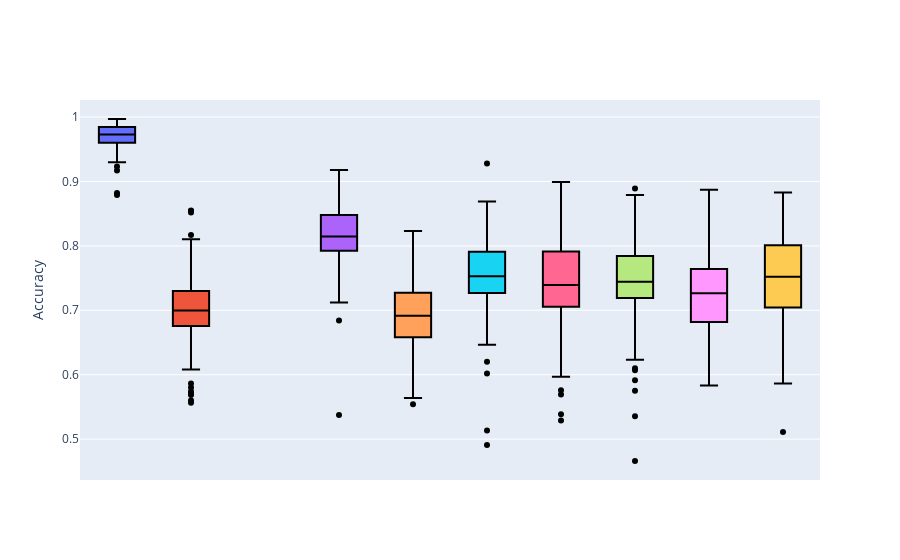

The notebook cell this image was saved under:
### Markdown cell above
#### Violin Plots

### Code cell
#violin plots for model performamces
ma_i=copy.deepcopy(ma)

ma_i=ma_i.rename(columns={'CGAN_BASIC_DJ_SUPERVISED_CLASSIFIER':'CGAN_BASIC_SUPERVISED_CLASSIFIER',
                        'CGAN_GUMBEL_DJ_SUPERVISED_CLASSIFIER':'CGAN_GUMBEL_SUPERVISED_CLASSIFIER'})

model_names_d3 = ['FULLY_SUPERVISED_CLASSIFIER',
               'CGAN_BASIC_SUPERVISED_CLASSIFIER',
                'CGAN_GUMBEL_SUPERVISED_CLASSIFIER',  
               'VAT',
               'TRIPLE_GAN',
               'SSL_GAN',
               'SSL_VAE',
               'ENTROPY_MINIMISATION',
                'LABEL_PROPAGATION',
               'PARTIAL_SUPERVISED_CLASSIFIER']


ma_i=ma_i[model_names]
ma_i=ma_i.astype(float)

fig = go.Figure()
for m in model_names:
    fig.add_trace(go.Box(x=[m]*ma_i.shape[0],
                            y=ma_i[m],
                            name=m,
                        fillcolor=colours_dict[m],
                        marker_color="black"))


#fig.add_layout_image(dict(
#    source='causal_graphs/cg2.png',
#    x=0.7,
#    y=1,
#    )
#)

#ig.update_xaxes(title_text='Time')
fig.update_yaxes(title_text='Accuracy')
fig.update_xaxes(showticklabels=False)

fig.update_layout(showlegend=False)



#fig.update_layout(legend=dict(font=dict(size= 20)))#

#fig.update_layout(legend= {'itemsizing': 'constant'})#,marker={'size':100}))

#fig.update_layout(
#    width=5000,
#    height=2500)

fig.write_image("/media/krillman/240GB_DATA/codes2/SSL_GCM/collating_results/images/test_acc_g3_10000.png")

#fig = go.Figure(data=data, layout=layout)

fig.show()

### Figure 1 — Plotly figure (JSON) as saved in the notebook; plotly's stock layout.template omitted (floating-point values rounded to 4 significant figures)
{"data": [{"fillcolor": "#636EFA", "marker": {"color": "black"}, "name": "FULLY_SUPERVISED_CLASSIFIER", "type": "box", "x": ["FULLY_SUPERVISED_CLASSIFIER", "FULLY_SUPERVISED_CLASSIFIER", "FULLY_SUPERVISED_CLASSIFIER", "FULLY_SUPERVISED_CLASSIFIER", "FULLY_SUPERVISED_CLASSIFIER", "FULLY_SUPERVISED_CLASSIFIER", "FULLY_SUPERVISED_CLASSIFIER", "FULLY_SUPERVISED_CLASSIFIER", "FULLY_SUPERVISED_CLASSIFIER", "FULLY_SUPERVISED_CLASSIFIER", "FULLY_SUPERVISED_CLASSIFIER", "FULLY_SUPERVISED_CLASSIFIER", "FULLY_SUPERVISED_CLASSIFIER", "FULLY_SUPERVISED_CLASSIFIER", "FULLY_SUPERVISED_CLASSIFIER", "FULLY_SUPERVISED_CLASSIFIER", "FULLY_SUPERVISED_CLASSIFIER", "FULLY_SUPERVISED_CLASSIFIER", "FULLY_SUPERVISED_CLASSIFIER", "FULLY_SUPERVISED_CLASSIFIER", "FULLY_SUPERVISED_CLASSIFIER", "FULLY_SUPERVISED_CLASSIFIER", "FULLY_SUPERVISED_CLASSIFIER", "FULLY_SUPERVISED_CLASSIFIER", "FULLY_SUPERVISED_CLASSIFIER", "FULLY_SUPERVISED_CLASSIFIER", "FULLY_SUPERVISED_CLASSIFIER", "FULLY_SUPERVISED_CLASSIFIER", "FULLY_SUPERVISED_CLASSIFIER", "FULLY_SUPERVISED_CLASSIFIER", "FULLY_SUPERVISED_CLASSIFIER", "FULLY_SUPERVISED_CLASSIFIER", "FULLY_SUPERVISED_CLASSIFIER", "FULLY_SUPERVISED_CLASSIFIER", "FULLY_SUPERVISED_CLASSIFIER", "FULLY_SUPERVISED_CLASSIFIER", "FULLY_SUPERVISED_CLASSIFIER", "FULLY_SUPERVISED_CLASSIFIER", "FULLY_SUPERVISED_CLASSIFIER", "FULLY_SUPERVISED_CLASSIFIER", "FULLY_SUPERVISED_CLASSIFIER", "FULLY_SUPERVISED_CLASSIFIER", "FULLY_SUPERVISED_CLASSIFIER", "FULLY_SUPERVISED_CLASSIFIER", "FULLY_SUPERVISED_CLASSIFIER", "FULLY_SUPERVISED_CLASSIFIER", "FULLY_SUPERVISED_CLASSIFIER", "FULLY_SUPERVISED_CLASSIFIER", "FULLY_SUPERVISED_CLASSIFIER", "FULLY_SUPERVISED_CLASSIFIER", "FULLY_SUPERVISED_CLASSIFIER", "FULLY_SUPERVISED_CLASSIFIER", "FULLY_SUPERVISED_CLASSIFIER", "FULLY_SUPERVISED_CLASSIFIER", "FULLY_SUPERVISED_CLASSIFIER", "FULLY_SUPERVISED_CLASSIFIER", "FULLY_SUPERVISED_CLASSIFIER", "FULLY_SUPERVISED_CLASSIFIER", "FULLY_SUPERVISED_CLASSIFIER", "FULLY_SUPERVISED_CLASSIFIER", "FULLY_SUPERVISED_CLASSIFIER", "FULLY_SUPERVISED_CLASSIFIER", "FULLY_SUPERVISED_CLASSIFIER", "FULLY_SUPERVISED_CLASSIFIER", "FULLY_SUPERVISED_CLASSIFIER", "FULLY_SUPERVISED_CLASSIFIER", "FULLY_SUPERVISED_CLASSIFIER", "FULLY_SUPERVISED_CLASSIFIER", "FULLY_SUPERVISED_CLASSIFIER", "FULLY_SUPERVISED_CLASSIFIER", "FULLY_SUPERVISED_CLASSIFIER", "FULLY_SUPERVISED_CLASSIFIER", "FULLY_SUPERVISED_CLASSIFIER", "FULLY_SUPERVISED_CLASSIFIER", "FULLY_SUPERVISED_CLASSIFIER", "FULLY_SUPERVISED_CLASSIFIER", "FULLY_SUPERVISED_CLASSIFIER", "FULLY_SUPERVISED_CLASSIFIER", "FULLY_SUPERVISED_CLASSIFIER", "FULLY_SUPERVISED_CLASSIFIER", "FULLY_SUPERVISED_CLASSIFIER", "FULLY_SUPERVISED_CLASSIFIER", "FULLY_SUPERVISED_CLASSIFIER", "FULLY_SUPERVISED_CLASSIFIER", "FULLY_SUPERVISED_CLASSIFIER", "FULLY_SUPERVISED_CLASSIFIER", "FULLY_SUPERVISED_CLASSIFIER", "FULLY_SUPERVISED_CLASSIFIER", "FULLY_SUPERVISED_CLASSIFIER", "FULLY_SUPERVISED_CLASSIFIER", "FULLY_SUPERVISED_CLASSIFIER", "FULLY_SUPERVISED_CLASSIFIER", "FULLY_SUPERVISED_CLASSIFIER", "FULLY_SUPERVISED_CLASSIFIER", "FULLY_SUPERVISED_CLASSIFIER", "FULLY_SUPERVISED_CLASSIFIER", "FULLY_SUPERVISED_CLASSIFIER", "FULLY_SUPERVISED_CLASSIFIER", "FULLY_SUPERVISED_CLASSIFIER", "FULLY_SUPERVISED_CLASSIFIER"], "y": [0.943, 0.977, 0.93, 0.991, 0.9351, 0.973, 0.985, 0.9381, 0.984, 0.981, 0.969, 0.972, 0.985, 0.958, 0.973, 0.996, 0.935, 0.8821, 0.993, 0.969, 0.993, 0.946, 0.9451, 0.975, 0.959, 0.997, 0.97, 0.967, 0.975, 0.994, 0.966, 0.972, 0.966, 0.99, 0.962, 0.991, 0.994, 0.956, 0.966, 0.9561, 0.992, 0.98, 0.992, 0.968, 0.98, 0.983, 0.98, 0.967, 0.956, 0.99, 0.973, 0.959, 0.966, 0.982, 0.99, 0.985, 0.985, 0.958, 0.917, 0.975, 0.973, 0.963, 0.939, 0.979, 0.973, 0.976, 0.987, 0.984, 0.941, 0.9471, 0.979, 0.976, 0.978, 0.961, 0.879, 0.987, 0.982, 0.967, 0.983, 0.983, 0.996, 0.965, 0.988, 0.975, 0.987, 0.993, 0.95, 0.974, 0.943, 0.967, 0.9231, 0.944, 0.991, 0.965, 0.955, 0.97, 0.985, 0.967, 0.961, 0.971]}, {"fillcolor": "#EF553B", "marker": {"color": "black"}, "name": "CGAN_BASIC_SUPERVISED_CLASSIFIER", "type": "box", "x": ["CGAN_BASIC_SUPERVISED_CLASSIFIER", "CGAN_BASIC_SUPERVISED_CLASSIFIER", "CGAN_BASIC_SUPERVISED_CLASSIFIER", "CGAN_BASIC_SUPERVISED_CLASSIFIER", "CGAN_BASIC_SUPERVISED_CLASSIFIER", "CGAN_BASIC_SUPERVISED_CLASSIFIER", "CGAN_BASIC_SUPERVISED_CLASSIFIER", "CGAN_BASIC_SUPERVISED_CLASSIFIER", "CGAN_BASIC_SUPERVISED_CLASSIFIER", "CGAN_BASIC_SUPERVISED_CLASSIFIER", "CGAN_BASIC_SUPERVISED_CLASSIFIER", "CGAN_BASIC_SUPERVISED_CLASSIFIER", "CGAN_BASIC_SUPERVISED_CLASSIFIER", "CGAN_BASIC_SUPERVISED_CLASSIFIER", "CGAN_BASIC_SUPERVISED_CLASSIFIER", "CGAN_BASIC_SUPERVISED_CLASSIFIER", "CGAN_BASIC_SUPERVISED_CLASSIFIER", "CGAN_BASIC_SUPERVISED_CLASSIFIER", "CGAN_BASIC_SUPERVISED_CLASSIFIER", "CGAN_BASIC_SUPERVISED_CLASSIFIER", "CGAN_BASIC_SUPERVISED_CLASSIFIER", "CGAN_BASIC_SUPERVISED_CLASSIFIER", "CGAN_BASIC_SUPERVISED_CLASSIFIER", "CGAN_BASIC_SUPERVISED_CLASSIFIER", "CGAN_BASIC_SUPERVISED_CLASSIFIER", "CGAN_BASIC_SUPERVISED_CLASSIFIER", "CGAN_BASIC_SUPERVISED_CLASSIFIER", "CGAN_BASIC_SUPERVISED_CLASSIFIER", "CGAN_BASIC_SUPERVISED_CLASSIFIER", "CGAN_BASIC_SUPERVISED_CLASSIFIER", "CGAN_BASIC_SUPERVISED_CLASSIFIER", "CGAN_BASIC_SUPERVISED_CLASSIFIER", "CGAN_BASIC_SUPERVISED_CLASSIFIER", "CGAN_BASIC_SUPERVISED_CLASSIFIER", "CGAN_BASIC_SUPERVISED_CLASSIFIER", "CGAN_BASIC_SUPERVISED_CLASSIFIER", "CGAN_BASIC_SUPERVISED_CLASSIFIER", "CGAN_BASIC_SUPERVISED_CLASSIFIER", "CGAN_BASIC_SUPERVISED_CLASSIFIER", "CGAN_BASIC_SUPERVISED_CLASSIFIER", "CGAN_BASIC_SUPERVISED_CLASSIFIER", "CGAN_BASIC_SUPERVISED_CLASSIFIER", "CGAN_BASIC_SUPERVISED_CLASSIFIER", "CGAN_BASIC_SUPERVISED_CLASSIFIER", "CGAN_BASIC_SUPERVISED_CLASSIFIER", "CGAN_BASIC_SUPERVISED_CLASSIFIER", "CGAN_BASIC_SUPERVISED_CLASSIFIER", "CGAN_BASIC_SUPERVISED_CLASSIFIER", "CGAN_BASIC_SUPERVISED_CLASSIFIER", "CGAN_BASIC_SUPERVISED_CLASSIFIER", "CGAN_BASIC_SUPERVISED_CLASSIFIER", "CGAN_BASIC_SUPERVISED_CLASSIFIER", "CGAN_BASIC_SUPERVISED_CLASSIFIER", "CGAN_BASIC_SUPERVISED_CLASSIFIER", "CGAN_BASIC_SUPERVISED_CLASSIFIER", "CGAN_BASIC_SUPERVISED_CLASSIFIER", "CGAN_BASIC_SUPERVISED_CLASSIFIER", "CGAN_BASIC_SUPERVISED_CLASSIFIER", "CGAN_BASIC_SUPERVISED_CLASSIFIER", "CGAN_BASIC_SUPERVISED_CLASSIFIER", "CGAN_BASIC_SUPERVISED_CLASSIFIER", "CGAN_BASIC_SUPERVISED_CLASSIFIER", "CGAN_BASIC_SUPERVISED_CLASSIFIER", "CGAN_BASIC_SUPERVISED_CLASSIFIER", "CGAN_BASIC_SUPERVISED_CLASSIFIER", "CGAN_BASIC_SUPERVISED_CLASSIFIER", "CGAN_BASIC_SUPERVISED_CLASSIFIER", "CGAN_BASIC_SUPERVISED_CLASSIFIER", "CGAN_BASIC_SUPERVISED_CLASSIFIER", "CGAN_BASIC_SUPERVISED_CLASSIFIER", "CGAN_BASIC_SUPERVISED_CLASSIFIER", "CGAN_BASIC_SUPERVISED_CLASSIFIER", "CGAN_BASIC_SUPERVISED_CLASSIFIER", "CGAN_BASIC_SUPERVISED_CLASSIFIER", "CGAN_BASIC_SUPERVISED_CLASSIFIER", "CGAN_BASIC_SUPERVISED_CLASSIFIER", "CGAN_BASIC_SUPERVISED_CLASSIFIER", "CGAN_BASIC_SUPERVISED_CLASSIFIER", "CGAN_BASIC_SUPERVISED_CLASSIFIER", "CGAN_BASIC_SUPERVISED_CLASSIFIER", "CGAN_BASIC_SUPERVISED_CLASSIFIER", "CGAN_BASIC_SUPERVISED_CLASSIFIER", "CGAN_BASIC_SUPERVISED_CLASSIFIER", "CGAN_BASIC_SUPERVISED_CLASSIFIER", "CGAN_BASIC_SUPERVISED_CLASSIFIER", "CGAN_BASIC_SUPERVISED_CLASSIFIER", "CGAN_BASIC_SUPERVISED_CLASSIFIER", "CGAN_BASIC_SUPERVISED_CLASSIFIER", "CGAN_BASIC_SUPERVISED_CLASSIFIER", "CGAN_BASIC_SUPERVISED_CLASSIFIER", "CGAN_BASIC_SUPERVISED_CLASSIFIER", "CGAN_BASIC_SUPERVISED_CLASSIFIER", "CGAN_BASIC_SUPERVISED_CLASSIFIER", "CGAN_BASIC_SUPERVISED_CLASSIFIER", "CGAN_BASIC_SUPERVISED_CLASSIFIER", "CGAN_BASIC_SUPERVISED_CLASSIFIER", "CGAN_BASIC_SUPERVISED_CLASSIFIER", "CGAN_BASIC_SUPERVISED_CLASSIFIER", "CGAN_BASIC_SUPERVISED_CLASSIFIER", "CGAN_BASIC_SUPERVISED_CLASSIFIER"], "y": [0.608, 0.7, 0.752, 0.636, 0.6963, 0.736, 0.652, 0.8002, 0.7253, 0.724, 0.769, 0.719, 0.654, 0.7163, 0.572, 0.721, 0.852, 0.8102, 0.855, 0.5684, 0.764, 0.749, 0.5864, 0.667, 0.645, 0.677, 0.722, 0.7343, 0.682, 0.56, 0.649, 0.609, 0.807, 0.676, 0.669, 0.817, 0.759, 0.6454, 0.803, 0.7295, 0.734, 0.61, 0.678, 0.574, 0.7542, 0.765, 0.645, 0.675, 0.6933, 0.664, 0.688, 0.6923, 0.6164, 0.58, 0.756, 0.73, 0.854, 0.734, 0.767, 0.6284, 0.647, 0.708, 0.686, 0.784, 0.5564, 0.62, 0.727, 0.7602, 0.734, 0.6997, 0.6997, 0.6997, 0.6997, 0.6997, 0.6997, 0.6997, 0.6997, 0.6997, 0.6997, 0.6997, 0.6997, 0.6997, 0.6997, 0.6997, 0.6997, 0.6997, 0.6997, 0.6997, 0.6997, 0.6997, 0.6997, 0.6997, 0.6997, 0.6997, 0.6997, 0.6997, 0.6997, 0.6997, 0.6997, 0.6997]}, {"fillcolor": "#00CC96", "marker": {"color": "black"}, "name": "CGAN_GUMBEL_SUPERVISED_CLASSIFIER", "type": "box", "x": ["CGAN_GUMBEL_SUPERVISED_CLASSIFIER", "CGAN_GUMBEL_SUPERVISED_CLASSIFIER", "CGAN_GUMBEL_SUPERVISED_CLASSIFIER", "CGAN_GUMBEL_SUPERVISED_CLASSIFIER", "CGAN_GUMBEL_SUPERVISED_CLASSIFIER", "CGAN_GUMBEL_SUPERVISED_CLASSIFIER", "CGAN_GUMBEL_SUPERVISED_CLASSIFIER", "CGAN_GUMBEL_SUPERVISED_CLASSIFIER", "CGAN_GUMBEL_SUPERVISED_CLASSIFIER", "CGAN_GUMBEL_SUPERVISED_CLASSIFIER", "CGAN_GUMBEL_SUPERVISED_CLASSIFIER", "CGAN_GUMBEL_SUPERVISED_CLASSIFIER", "CGAN_GUMBEL_SUPERVISED_CLASSIFIER", "CGAN_GUMBEL_SUPERVISED_CLASSIFIER", "CGAN_GUMBEL_SUPERVISED_CLASSIFIER", "CGAN_GUMBEL_SUPERVISED_CLASSIFIER", "CGAN_GUMBEL_SUPERVISED_CLASSIFIER", "CGAN_GUMBEL_SUPERVISED_CLASSIFIER", "CGAN_GUMBEL_SUPERVISED_CLASSIFIER", "CGAN_GUMBEL_SUPERVISED_CLASSIFIER", "CGAN_GUMBEL_SUPERVISED_CLASSIFIER", "CGAN_GUMBEL_SUPERVISED_CLASSIFIER", "CGAN_GUMBEL_SUPERVISED_CLASSIFIER", "CGAN_GUMBEL_SUPERVISED_CLASSIFIER", "CGAN_GUMBEL_SUPERVISED_CLASSIFIER", "CGAN_GUMBEL_SUPERVISED_CLASSIFIER", "CGAN_GUMBEL_SUPERVISED_CLASSIFIER", "CGAN_GUMBEL_SUPERVISED_CLASSIFIER", "CGAN_GUMBEL_SUPERVISED_CLASSIFIER", "CGAN_GUMBEL_SUPERVISED_CLASSIFIER", "CGAN_GUMBEL_SUPERVISED_CLASSIFIER", "CGAN_GUMBEL_SUPERVISED_CLASSIFIER", "CGAN_GUMBEL_SUPERVISED_CLASSIFIER", "CGAN_GUMBEL_SUPERVISED_CLASSIFIER", "CGAN_GUMBEL_SUPERVISED_CLASSIFIER", "CGAN_GUMBEL_SUPERVISED_CLASSIFIER", "CGAN_GUMBEL_SUPERVISED_CLASSIFIER", "CGAN_GUMBEL_SUPERVISED_CLASSIFIER", "CGAN_GUMBEL_SUPERVISED_CLASSIFIER", "CGAN_GUMBEL_SUPERVISED_CLASSIFIER", "CGAN_GUMBEL_SUPERVISED_CLASSIFIER", "CGAN_GUMBEL_SUPERVISED_CLASSIFIER", "CGAN_GUMBEL_SUPERVISED_CLASSIFIER", "CGAN_GUMBEL_SUPERVISED_CLASSIFIER", "CGAN_GUMBEL_SUPERVISED_CLASSIFIER", "CGAN_GUMBEL_SUPERVISED_CLASSIFIER", "CGAN_GUMBEL_SUPERVISED_CLASSIFIER", "CGAN_GUMBEL_SUPERVISED_CLASSIFIER", "CGAN_GUMBEL_SUPERVISED_CLASSIFIER", "CGAN_GUMBEL_SUPERVISED_CLASSIFIER", "CGAN_GUMBEL_SUPERVISED_CLASSIFIER", "CGAN_GUMBEL_SUPERVISED_CLASSIFIER", "CGAN_GUMBEL_SUPERVISED_CLASSIFIER", "CGAN_GUMBEL_SUPERVISED_CLASSIFIER", "CGAN_GUMBEL_SUPERVISED_CLASSIFIER", "CGAN_GUMBEL_SUPERVISED_CLASSIFIER", "CGAN_GUMBEL_SUPERVISED_CLASSIFIER", "CGAN_GUMBEL_SUPERVISED_CLASSIFIER", "CGAN_GUMBEL_SUPERVISED_CLASSIFIER", "CGAN_GUMBEL_SUPERVISED_CLASSIFIER", "CGAN_GUMBEL_SUPERVISED_CLASSIFIER", "CGAN_GUMBEL_SUPERVISED_CLASSIFIER", "CGAN_GUMBEL_SUPERVISED_CLASSIFIER", "CGAN_GUMBEL_SUPERVISED_CLASSIFIER", "CGAN_GUMBEL_SUPERVISED_CLASSIFIER", "CGAN_GUMBEL_SUPERVISED_CLASSIFIER", "CGAN_GUMBEL_SUPERVISED_CLASSIFIER", "CGAN_GUMBEL_SUPERVISED_CLASSIFIER", "CGAN_GUMBEL_SUPERVISED_CLASSIFIER", "CGAN_GUMBEL_SUPERVISED_CLASSIFIER", "CGAN_GUMBEL_SUPERVISED_CLASSIFIER", "CGAN_GUMBEL_SUPERVISED_CLASSIFIER", "CGAN_GUMBEL_SUPERVISED_CLASSIFIER", "CGAN_GUMBEL_SUPERVISED_CLASSIFIER", "CGAN_GUMBEL_SUPERVISED_CLASSIFIER", "CGAN_GUMBEL_SUPERVISED_CLASSIFIER", "CGAN_GUMBEL_SUPERVISED_CLASSIFIER", "CGAN_GUMBEL_SUPERVISED_CLASSIFIER", "CGAN_GUMBEL_SUPERVISED_CLASSIFIER", "CGAN_GUMBEL_SUPERVISED_CLASSIFIER", "CGAN_GUMBEL_SUPERVISED_CLASSIFIER", "CGAN_GUMBEL_SUPERVISED_CLASSIFIER", "CGAN_GUMBEL_SUPERVISED_CLASSIFIER", "CGAN_GUMBEL_SUPERVISED_CLASSIFIER", "CGAN_GUMBEL_SUPERVISED_CLASSIFIER", "CGAN_GUMBEL_SUPERVISED_CLASSIFIER", "CGAN_GUMBEL_SUPERVISED_CLASSIFIER", "CGAN_GUMBEL_SUPERVISED_CLASSIFIER", "CGAN_GUMBEL_SUPERVISED_CLASSIFIER", "CGAN_GUMBEL_SUPERVISED_CLASSIFIER", "CGAN_GUMBEL_SUPERVISED_CLASSIFIER", "CGAN_GUMBEL_SUPERVISED_CLASSIFIER", "CGAN_GUMBEL_SUPERVISED_CLASSIFIER", "CGAN_GUMBEL_SUPERVISED_CLASSIFIER", "CGAN_GUMBEL_SUPERVISED_CLASSIFIER", "CGAN_GUMBEL_SUPERVISED_CLASSIFIER", "CGAN_GUMBEL_SUPERVISED_CLASSIFIER", "CGAN_GUMBEL_SUPERVISED_CLASSIFIER", "CGAN_GUMBEL_SUPERVISED_CLASSIFIER", "CGAN_GUMBEL_SUPERVISED_CLASSIFIER"], "y": [null, null, null, null, null, null, null, null, null, null, null, null, null, null, null, null, null, null, null, null, null, null, null, null, null, null, null, null, null, null, null, null, null, null, null, null, null, null, null, null, null, null, null, null, null, null, null, null, null, null, null, null, null, null, null, null, null, null, null, null, null, null, null, null, null, null, null, null, null, null, null, null, null, null, null, null, null, null, null, null, null, null, null, null, null, null, null, null, null, null, null, null, null, null, null, null, null, null, null, null]}, {"fillcolor": "#AB63FA", "marker": {"color": "black"}, "name": "VAT", "type": "box", "x": ["VAT", "VAT", "VAT", "VAT", "VAT", "VAT", "VAT", "VAT", "VAT", "VAT", "VAT", "VAT", "VAT", "VAT", "VAT", "VAT", "VAT", "VAT", "VAT", "VAT", "VAT", "VAT", "VAT", "VAT", "VAT", "VAT", "VAT", "VAT", "VAT", "VAT", "VAT", "VAT", "VAT", "VAT", "VAT", "VAT", "VAT", "VAT", "VAT", "VAT", "VAT", "VAT", "VAT", "VAT", "VAT", "VAT", "VAT", "VAT", "VAT", "VAT", "VAT", "VAT", "VAT", "VAT", "VAT", "VAT", "VAT", "VAT", "VAT", "VAT", "VAT", "VAT", "VAT", "VAT", "VAT", "VAT", "VAT", "VAT", "VAT", "VAT", "VAT", "VAT", "VAT", "VAT", "VAT", "VAT", "VAT", "VAT", "VAT", "VAT", "VAT", "VAT", "VAT", "VAT", "VAT", "VAT", "VAT", "VAT", "VAT", "VAT", "VAT", "VAT", "VAT", "VAT", "VAT", "VAT", "VAT", "VAT", "VAT", "VAT"], "y": [0.848, 0.791, 0.83, 0.796, 0.8482, 0.893, 0.816, 0.8631, 0.8182, 0.753, 0.831, 0.795, 0.843, 0.8292, 0.722, 0.864, 0.904, 0.7962, 0.861, 0.7962, 0.774, 0.795, 0.7143, 0.731, 0.843, 0.809, 0.806, 0.8142, 0.846, 0.878, 0.793, 0.889, 0.821, 0.83, 0.788, 0.896, 0.865, 0.7902, 0.874, 0.7874, 0.826, 0.785, 0.877, 0.721, 0.8591, 0.818, 0.765, 0.789, 0.7932, 0.732, 0.87, 0.8352, 0.7433, 0.809, 0.884, 0.805, 0.895, 0.877, 0.823, 0.6843, 0.834, 0.771, 0.792, 0.88, 0.5375, 0.873, 0.865, 0.8372, 0.816, 0.8501, 0.918, 0.782, 0.803, 0.712, 0.728, 0.787, 0.858, 0.8102, 0.864, 0.782, 0.8422, 0.736, 0.901, 0.8146, 0.8146, 0.8146, 0.8146, 0.8146, 0.8146, 0.8146, 0.8146, 0.8146, 0.8146, 0.8146, 0.8146, 0.8146, 0.8146, 0.8146, 0.8146, 0.8146]}, {"fillcolor": "#FFA15A", "marker": {"color": "black"}, "name": "TRIPLE_GAN", "type": "box", "x": ["TRIPLE_GAN", "TRIPLE_GAN", "TRIPLE_GAN", "TRIPLE_GAN", "TRIPLE_GAN", "TRIPLE_GAN", "TRIPLE_GAN", "TRIPLE_GAN", "TRIPLE_GAN", "TRIPLE_GAN", "TRIPLE_GAN", "TRIPLE_GAN", "TRIPLE_GAN", "TRIPLE_GAN", "TRIPLE_GAN", "TRIPLE_GAN", "TRIPLE_GAN", "TRIPLE_GAN", "TRIPLE_GAN", "TRIPLE_GAN", "TRIPLE_GAN", "TRIPLE_GAN", "TRIPLE_GAN", "TRIPLE_GAN", "TRIPLE_GAN", "TRIPLE_GAN", "TRIPLE_GAN", "TRIPLE_GAN", "TRIPLE_GAN", "TRIPLE_GAN", "TRIPLE_GAN", "TRIPLE_GAN", "TRIPLE_GAN", "TRIPLE_GAN", "TRIPLE_GAN", "TRIPLE_GAN", "TRIPLE_GAN", "TRIPLE_GAN", "TRIPLE_GAN", "TRIPLE_GAN", "TRIPLE_GAN", "TRIPLE_GAN", "TRIPLE_GAN", "TRIPLE_GAN", "TRIPLE_GAN", "TRIPLE_GAN", "TRIPLE_GAN", "TRIPLE_GAN", "TRIPLE_GAN", "TRIPLE_GAN", "TRIPLE_GAN", "TRIPLE_GAN", "TRIPLE_GAN", "TRIPLE_GAN", "TRIPLE_GAN", "TRIPLE_GAN", "TRIPLE_GAN", "TRIPLE_GAN", "TRIPLE_GAN", "TRIPLE_GAN", "TRIPLE_GAN", "TRIPLE_GAN", "TRIPLE_GAN", "TRIPLE_GAN", "TRIPLE_GAN", "TRIPLE_GAN", "TRIPLE_GAN", "TRIPLE_GAN", "TRIPLE_GAN", "TRIPLE_GAN", "TRIPLE_GAN", "TRIPLE_GAN", "TRIPLE_GAN", "TRIPLE_GAN", "TRIPLE_GAN", "TRIPLE_GAN", "TRIPLE_GAN", "TRIPLE_GAN", "TRIPLE_GAN", "TRIPLE_GAN", "TRIPLE_GAN", "TRIPLE_GAN", "TRIPLE_GAN", "TRIPLE_GAN", "TRIPLE_GAN", "TRIPLE_GAN", "TRIPLE_GAN", "TRIPLE_GAN", "TRIPLE_GAN", "TRIPLE_GAN", "TRIPLE_GAN", "TRIPLE_GAN", "TRIPLE_GAN", "TRIPLE_GAN", "TRIPLE_GAN", "TRIPLE_GAN", "TRIPLE_GAN", "TRIPLE_GAN", "TRIPLE_GAN", "TRIPLE_GAN"], "y": [0.704, 0.623, 0.668, 0.796, 0.7053, 0.786, 0.633, 0.5984, 0.7722, 0.696, 0.796, 0.693, 0.705, 0.6224, 0.635, 0.73, 0.756, 0.7622, 0.722, 0.6494, 0.626, 0.66, 0.5844, 0.688, 0.585, 0.727, 0.684, 0.6883, 0.664, 0.737, 0.676, 0.59, 0.764, 0.744, 0.694, 0.8, 0.77, 0.6563, 0.771, 0.6427, 0.736, 0.727, 0.695, 0.564, 0.7283, 0.715, 0.648, 0.631, 0.7243, 0.676, 0.769, 0.8232, 0.6853, 0.637, 0.679, 0.688, 0.623, 0.6, 0.583, 0.6923, 0.632, 0.6, 0.717, 0.712, 0.5874, 0.782, 0.654, 0.6743, 0.554, 0.7273, 0.707, 0.778, 0.739, 0.652, 0.743, 0.745, 0.73, 0.6803, 0.676, 0.716, 0.7403, 0.691, 0.721, 0.6914, 0.6914, 0.6914, 0.6914, 0.6914, 0.6914, 0.6914, 0.6914, 0.6914, 0.6914, 0.6914, 0.6914, 0.6914, 0.6914, 0.6914, 0.6914, 0.6914]}, {"fillcolor": "#19D3F3", "marker": {"color": "black"}, "name": "SSL_GAN", "type": "box", "x": ["SSL_GAN", "SSL_GAN", "SSL_GAN", "SSL_GAN", "SSL_GAN", "SSL_GAN", "SSL_GAN", "SSL_GAN", "SSL_GAN", "SSL_GAN", "SSL_GAN", "SSL_GAN", "SSL_GAN", "SSL_GAN", "SSL_GAN", "SSL_GAN", "SSL_GAN", "SSL_GAN", "SSL_GAN", "SSL_GAN", "SSL_GAN", "SSL_GAN", "SSL_GAN", "SSL_GAN", "SSL_GAN", "SSL_GAN", "SSL_GAN", "SSL_GAN", "SSL_GAN", "SSL_GAN", "SSL_GAN", "SSL_GAN", "SSL_GAN", "SSL_GAN", "SSL_GAN", "SSL_GAN", "SSL_GAN", "SSL_GAN", "SSL_GAN", "SSL_GAN", "SSL_GAN", "SSL_GAN", "SSL_GAN", "SSL_GAN", "SSL_GAN", "SSL_GAN", "SSL_GAN", "SSL_GAN", "SSL_GAN", "SSL_GAN", "SSL_GAN", "SSL_GAN", "SSL_GAN", "SSL_GAN", "SSL_GAN", "SSL_GAN", "SSL_GAN", "SSL_GAN", "SSL_GAN", "SSL_GAN", "SSL_GAN", "SSL_GAN", "SSL_GAN", "SSL_GAN", "SSL_GAN", "SSL_GAN", "SSL_GAN", "SSL_GAN", "SSL_GAN", "SSL_GAN", "SSL_GAN", "SSL_GAN", "SSL_GAN", "SSL_GAN", "SSL_GAN", "SSL_GAN", "SSL_GAN", "SSL_GAN", "SSL_GAN", "SSL_GAN", "SSL_GAN", "SSL_GAN", "SSL_GAN", "SSL_GAN", "SSL_GAN", "SSL_GAN", "SSL_GAN", "SSL_GAN", "SSL_GAN", "SSL_GAN", "SSL_GAN", "SSL_GAN", "SSL_GAN", "SSL_GAN", "SSL_GAN", "SSL_GAN", "SSL_GAN", "SSL_GAN", "SSL_GAN", "SSL_GAN"], "y": [0.759, 0.68, 0.755, 0.722, 0.7582, 0.799, 0.656, 0.6543, 0.8422, 0.726, 0.823, 0.831, 0.814, 0.8501, 0.491, 0.764, 0.795, 0.8362, 0.839, 0.6923, 0.707, 0.758, 0.6613, 0.753, 0.62, 0.811, 0.77, 0.7502, 0.765, 0.856, 0.692, 0.66, 0.795, 0.711, 0.739, 0.858, 0.763, 0.6993, 0.839, 0.7216, 0.811, 0.729, 0.764, 0.602, 0.7453, 0.735, 0.768, 0.672, 0.7602, 0.678, 0.742, 0.7423, 0.6464, 0.773, 0.75, 0.732, 0.928, 0.788, 0.815, 0.6633, 0.68, 0.759, 0.727, 0.801, 0.5135, 0.869, 0.703, 0.8591, 0.836, 0.7463, 0.827, 0.78, 0.767, 0.727, 0.793, 0.746, 0.76, 0.7403, 0.789, 0.764, 0.8422, 0.724, 0.856, 0.7527, 0.7527, 0.7527, 0.7527, 0.7527, 0.7527, 0.7527, 0.7527, 0.7527, 0.7527, 0.7527, 0.7527, 0.7527, 0.7527, 0.7527, 0.7527, 0.7527]}, {"fillcolor": "#FF6692", "marker": {"color": "black"}, "name": "SSL_VAE", "type": "box", "x": ["SSL_VAE", "SSL_VAE", "SSL_VAE", "SSL_VAE", "SSL_VAE", "SSL_VAE", "SSL_VAE", "SSL_VAE", "SSL_VAE", "SSL_VAE", "SSL_VAE", "SSL_VAE", "SSL_VAE", "SSL_VAE", "SSL_VAE", "SSL_VAE", "SSL_VAE", "SSL_VAE", "SSL_VAE", "SSL_VAE", "SSL_VAE", "SSL_VAE", "SSL_VAE", "SSL_VAE", "SSL_VAE", "SSL_VAE", "SSL_VAE", "SSL_VAE", "SSL_VAE", "SSL_VAE", "SSL_VAE", "SSL_VAE", "SSL_VAE", "SSL_VAE", "SSL_VAE", "SSL_VAE", "SSL_VAE", "SSL_VAE", "SSL_VAE", "SSL_VAE", "SSL_VAE", "SSL_VAE", "SSL_VAE", "SSL_VAE", "SSL_VAE", "SSL_VAE", "SSL_VAE", "SSL_VAE", "SSL_VAE", "SSL_VAE", "SSL_VAE", "SSL_VAE", "SSL_VAE", "SSL_VAE", "SSL_VAE", "SSL_VAE", "SSL_VAE", "SSL_VAE", "SSL_VAE", "SSL_VAE", "SSL_VAE", "SSL_VAE", "SSL_VAE", "SSL_VAE", "SSL_VAE", "SSL_VAE", "SSL_VAE", "SSL_VAE", "SSL_VAE", "SSL_VAE", "SSL_VAE", "SSL_VAE", "SSL_VAE", "SSL_VAE", "SSL_VAE", "SSL_VAE", "SSL_VAE", "SSL_VAE", "SSL_VAE", "SSL_VAE", "SSL_VAE", "SSL_VAE", "SSL_VAE", "SSL_VAE", "SSL_VAE", "SSL_VAE", "SSL_VAE", "SSL_VAE", "SSL_VAE", "SSL_VAE", "SSL_VAE", "SSL_VAE", "SSL_VAE", "SSL_VAE", "SSL_VAE", "SSL_VAE", "SSL_VAE", "SSL_VAE", "SSL_VAE", "SSL_VAE"], "y": [0.721, 0.708, 0.834, 0.747, 0.7542, 0.624, 0.646, 0.7712, 0.8482, 0.74, 0.757, 0.836, 0.738, 0.7872, 0.529, 0.77, 0.804, 0.7562, 0.841, 0.7582, 0.715, 0.741, 0.6583, 0.597, 0.657, 0.8, 0.653, 0.7313, 0.735, 0.795, 0.731, 0.742, 0.859, 0.648, 0.732, 0.899, 0.576, 0.7193, 0.891, 0.7415, 0.795, 0.699, 0.818, 0.703, 0.6863, 0.766, 0.779, 0.683, 0.7423, 0.65, 0.73, 0.5984, 0.5385, 0.809, 0.664, 0.83, 0.781, 0.798, 0.833, 0.6204, 0.658, 0.699, 0.694, 0.801, 0.5694, 0.812, 0.761, 0.8611, 0.83, 0.7103, 0.819, 0.785, 0.808, 0.714, 0.701, 0.661, 0.726, 0.8192, 0.834, 0.712, 0.7702, 0.68, 0.813, 0.7392, 0.7392, 0.7392, 0.7392, 0.7392, 0.7392, 0.7392, 0.7392, 0.7392, 0.7392, 0.7392, 0.7392, 0.7392, 0.7392, 0.7392, 0.7392, 0.7392]}, {"fillcolor": "#B6E880", "marker": {"color": "black"}, "name": "ENTROPY_MINIMISATION", "type": "box", "x": ["ENTROPY_MINIMISATION", "ENTROPY_MINIMISATION", "ENTROPY_MINIMISATION", "ENTROPY_MINIMISATION", "ENTROPY_MINIMISATION", "ENTROPY_MINIMISATION", "ENTROPY_MINIMISATION", "ENTROPY_MINIMISATION", "ENTROPY_MINIMISATION", "ENTROPY_MINIMISATION", "ENTROPY_MINIMISATION", "ENTROPY_MINIMISATION", "ENTROPY_MINIMISATION", "ENTROPY_MINIMISATION", "ENTROPY_MINIMISATION", "ENTROPY_MINIMISATION", "ENTROPY_MINIMISATION", "ENTROPY_MINIMISATION", "ENTROPY_MINIMISATION", "ENTROPY_MINIMISATION", "ENTROPY_MINIMISATION", "ENTROPY_MINIMISATION", "ENTROPY_MINIMISATION", "ENTROPY_MINIMISATION", "ENTROPY_MINIMISATION", "ENTROPY_MINIMISATION", "ENTROPY_MINIMISATION", "ENTROPY_MINIMISATION", "ENTROPY_MINIMISATION", "ENTROPY_MINIMISATION", "ENTROPY_MINIMISATION", "ENTROPY_MINIMISATION", "ENTROPY_MINIMISATION", "ENTROPY_MINIMISATION", "ENTROPY_MINIMISATION", "ENTROPY_MINIMISATION", "ENTROPY_MINIMISATION", "ENTROPY_MINIMISATION", "ENTROPY_MINIMISATION", "ENTROPY_MINIMISATION", "ENTROPY_MINIMISATION", "ENTROPY_MINIMISATION", "ENTROPY_MINIMISATION", "ENTROPY_MINIMISATION", "ENTROPY_MINIMISATION", "ENTROPY_MINIMISATION", "ENTROPY_MINIMISATION", "ENTROPY_MINIMISATION", "ENTROPY_MINIMISATION", "ENTROPY_MINIMISATION", "ENTROPY_MINIMISATION", "ENTROPY_MINIMISATION", "ENTROPY_MINIMISATION", "ENTROPY_MINIMISATION", "ENTROPY_MINIMISATION", "ENTROPY_MINIMISATION", "ENTROPY_MINIMISATION", "ENTROPY_MINIMISATION", "ENTROPY_MINIMISATION", "ENTROPY_MINIMISATION", "ENTROPY_MINIMISATION", "ENTROPY_MINIMISATION", "ENTROPY_MINIMISATION", "ENTROPY_MINIMISATION", "ENTROPY_MINIMISATION", "ENTROPY_MINIMISATION", "ENTROPY_MINIMISATION", "ENTROPY_MINIMISATION", "ENTROPY_MINIMISATION", "ENTROPY_MINIMISATION", "ENTROPY_MINIMISATION", "ENTROPY_MINIMISATION", "ENTROPY_MINIMISATION", "ENTROPY_MINIMISATION", "ENTROPY_MINIMISATION", "ENTROPY_MINIMISATION", "ENTROPY_MINIMISATION", "ENTROPY_MINIMISATION", "ENTROPY_MINIMISATION", "ENTROPY_MINIMISATION", "ENTROPY_MINIMISATION", "ENTROPY_MINIMISATION", "ENTROPY_MINIMISATION", "ENTROPY_MINIMISATION", "ENTROPY_MINIMISATION", "ENTROPY_MINIMISATION", "ENTROPY_MINIMISATION", "ENTROPY_MINIMISATION", "ENTROPY_MINIMISATION", "ENTROPY_MINIMISATION", "ENTROPY_MINIMISATION", "ENTROPY_MINIMISATION", "ENTROPY_MINIMISATION", "ENTROPY_MINIMISATION", "ENTROPY_MINIMISATION", "ENTROPY_MINIMISATION", "ENTROPY_MINIMISATION", "ENTROPY_MINIMISATION", "ENTROPY_MINIMISATION", "ENTROPY_MINIMISATION"], "y": [0.71, 0.739, 0.761, 0.763, 0.7113, 0.788, 0.607, 0.7752, 0.7532, 0.74, 0.799, 0.846, 0.744, 0.7832, 0.466, 0.758, 0.845, 0.7842, 0.876, 0.6883, 0.686, 0.766, 0.5914, 0.74, 0.61, 0.805, 0.78, 0.7293, 0.81, 0.819, 0.642, 0.575, 0.833, 0.694, 0.692, 0.828, 0.8, 0.6713, 0.889, 0.6986, 0.735, 0.708, 0.782, 0.671, 0.7912, 0.766, 0.733, 0.677, 0.7423, 0.715, 0.721, 0.7842, 0.6234, 0.719, 0.719, 0.776, 0.86, 0.727, 0.822, 0.6573, 0.801, 0.769, 0.726, 0.879, 0.5355, 0.712, 0.747, 0.7552, 0.751, 0.7433, 0.798, 0.796, 0.818, 0.736, 0.798, 0.799, 0.755, 0.7103, 0.811, 0.745, 0.7602, 0.692, 0.823, 0.7444, 0.7444, 0.7444, 0.7444, 0.7444, 0.7444, 0.7444, 0.7444, 0.7444, 0.7444, 0.7444, 0.7444, 0.7444, 0.7444, 0.7444, 0.7444, 0.7444]}, {"fillcolor": "#FF97FF", "marker": {"color": "black"}, "name": "LABEL_PROPAGATION", "type": "box", "x": ["LABEL_PROPAGATION", "LABEL_PROPAGATION", "LABEL_PROPAGATION", "LABEL_PROPAGATION", "LABEL_PROPAGATION", "LABEL_PROPAGATION", "LABEL_PROPAGATION", "LABEL_PROPAGATION", "LABEL_PROPAGATION", "LABEL_PROPAGATION", "LABEL_PROPAGATION", "LABEL_PROPAGATION", "LABEL_PROPAGATION", "LABEL_PROPAGATION", "LABEL_PROPAGATION", "LABEL_PROPAGATION", "LABEL_PROPAGATION", "LABEL_PROPAGATION", "LABEL_PROPAGATION", "LABEL_PROPAGATION", "LABEL_PROPAGATION", "LABEL_PROPAGATION", "LABEL_PROPAGATION", "LABEL_PROPAGATION", "LABEL_PROPAGATION", "LABEL_PROPAGATION", "LABEL_PROPAGATION", "LABEL_PROPAGATION", "LABEL_PROPAGATION", "LABEL_PROPAGATION", "LABEL_PROPAGATION", "LABEL_PROPAGATION", "LABEL_PROPAGATION", "LABEL_PROPAGATION", "LABEL_PROPAGATION", "LABEL_PROPAGATION", "LABEL_PROPAGATION", "LABEL_PROPAGATION", "LABEL_PROPAGATION", "LABEL_PROPAGATION", "LABEL_PROPAGATION", "LABEL_PROPAGATION", "LABEL_PROPAGATION", "LABEL_PROPAGATION", "LABEL_PROPAGATION", "LABEL_PROPAGATION", "LABEL_PROPAGATION", "LABEL_PROPAGATION", "LABEL_PROPAGATION", "LABEL_PROPAGATION", "LABEL_PROPAGATION", "LABEL_PROPAGATION", "LABEL_PROPAGATION", "LABEL_PROPAGATION", "LABEL_PROPAGATION", "LABEL_PROPAGATION", "LABEL_PROPAGATION", "LABEL_PROPAGATION", "LABEL_PROPAGATION", "LABEL_PROPAGATION", "LABEL_PROPAGATION", "LABEL_PROPAGATION", "LABEL_PROPAGATION", "LABEL_PROPAGATION", "LABEL_PROPAGATION", "LABEL_PROPAGATION", "LABEL_PROPAGATION", "LABEL_PROPAGATION", "LABEL_PROPAGATION", "LABEL_PROPAGATION", "LABEL_PROPAGATION", "LABEL_PROPAGATION", "LABEL_PROPAGATION", "LABEL_PROPAGATION", "LABEL_PROPAGATION", "LABEL_PROPAGATION", "LABEL_PROPAGATION", "LABEL_PROPAGATION", "LABEL_PROPAGATION", "LABEL_PROPAGATION", "LABEL_PROPAGATION", "LABEL_PROPAGATION", "LABEL_PROPAGATION", "LABEL_PROPAGATION", "LABEL_PROPAGATION", "LABEL_PROPAGATION", "LABEL_PROPAGATION", "LABEL_PROPAGATION", "LABEL_PROPAGATION", "LABEL_PROPAGATION", "LABEL_PROPAGATION", "LABEL_PROPAGATION", "LABEL_PROPAGATION", "LABEL_PROPAGATION", "LABEL_PROPAGATION", "LABEL_PROPAGATION", "LABEL_PROPAGATION", "LABEL_PROPAGATION", "LABEL_PROPAGATION", "LABEL_PROPAGATION"], "y": [0.592, 0.718, 0.664, 0.836, 0.7223, 0.778, 0.657, 0.8422, 0.8062, 0.801, 0.742, 0.82, 0.713, 0.8052, 0.598, 0.633, 0.792, 0.7902, 0.866, 0.6164, 0.697, 0.721, 0.6464, 0.612, 0.72, 0.669, 0.699, 0.7582, 0.706, 0.83, 0.656, 0.646, 0.787, 0.726, 0.7, 0.865, 0.681, 0.6494, 0.887, 0.7126, 0.765, 0.708, 0.738, 0.596, 0.7692, 0.765, 0.655, 0.703, 0.6643, 0.668, 0.694, 0.7053, 0.6044, 0.829, 0.681, 0.737, 0.885, 0.826, 0.753, 0.6683, 0.738, 0.71, 0.683, 0.701, 0.5834, 0.88, 0.744, 0.8342, 0.644, 0.6863, 0.836, 0.844, 0.712, 0.652, 0.6, 0.713, 0.71, 0.6693, 0.804, 0.761, 0.7632, 0.716, 0.7263, 0.7263, 0.7263, 0.7263, 0.7263, 0.7263, 0.7263, 0.7263, 0.7263, 0.7263, 0.7263, 0.7263, 0.7263, 0.7263, 0.7263, 0.7263, 0.7263, 0.7263]}, {"fillcolor": "#FECB52", "marker": {"color": "black"}, "name": "PARTIAL_SUPERVISED_CLASSIFIER", "type": "box", "x": ["PARTIAL_SUPERVISED_CLASSIFIER", "PARTIAL_SUPERVISED_CLASSIFIER", "PARTIAL_SUPERVISED_CLASSIFIER", "PARTIAL_SUPERVISED_CLASSIFIER", "PARTIAL_SUPERVISED_CLASSIFIER", "PARTIAL_SUPERVISED_CLASSIFIER", "PARTIAL_SUPERVISED_CLASSIFIER", "PARTIAL_SUPERVISED_CLASSIFIER", "PARTIAL_SUPERVISED_CLASSIFIER", "PARTIAL_SUPERVISED_CLASSIFIER", "PARTIAL_SUPERVISED_CLASSIFIER", "PARTIAL_SUPERVISED_CLASSIFIER", "PARTIAL_SUPERVISED_CLASSIFIER", "PARTIAL_SUPERVISED_CLASSIFIER", "PARTIAL_SUPERVISED_CLASSIFIER", "PARTIAL_SUPERVISED_CLASSIFIER", "PARTIAL_SUPERVISED_CLASSIFIER", "PARTIAL_SUPERVISED_CLASSIFIER", "PARTIAL_SUPERVISED_CLASSIFIER", "PARTIAL_SUPERVISED_CLASSIFIER", "PARTIAL_SUPERVISED_CLASSIFIER", "PARTIAL_SUPERVISED_CLASSIFIER", "PARTIAL_SUPERVISED_CLASSIFIER", "PARTIAL_SUPERVISED_CLASSIFIER", "PARTIAL_SUPERVISED_CLASSIFIER", "PARTIAL_SUPERVISED_CLASSIFIER", "PARTIAL_SUPERVISED_CLASSIFIER", "PARTIAL_SUPERVISED_CLASSIFIER", "PARTIAL_SUPERVISED_CLASSIFIER", "PARTIAL_SUPERVISED_CLASSIFIER", "PARTIAL_SUPERVISED_CLASSIFIER", "PARTIAL_SUPERVISED_CLASSIFIER", "PARTIAL_SUPERVISED_CLASSIFIER", "PARTIAL_SUPERVISED_CLASSIFIER", "PARTIAL_SUPERVISED_CLASSIFIER", "PARTIAL_SUPERVISED_CLASSIFIER", "PARTIAL_SUPERVISED_CLASSIFIER", "PARTIAL_SUPERVISED_CLASSIFIER", "PARTIAL_SUPERVISED_CLASSIFIER", "PARTIAL_SUPERVISED_CLASSIFIER", "PARTIAL_SUPERVISED_CLASSIFIER", "PARTIAL_SUPERVISED_CLASSIFIER", "PARTIAL_SUPERVISED_CLASSIFIER", "PARTIAL_SUPERVISED_CLASSIFIER", "PARTIAL_SUPERVISED_CLASSIFIER", "PARTIAL_SUPERVISED_CLASSIFIER", "PARTIAL_SUPERVISED_CLASSIFIER", "PARTIAL_SUPERVISED_CLASSIFIER", "PARTIAL_SUPERVISED_CLASSIFIER", "PARTIAL_SUPERVISED_CLASSIFIER", "PARTIAL_SUPERVISED_CLASSIFIER", "PARTIAL_SUPERVISED_CLASSIFIER", "PARTIAL_SUPERVISED_CLASSIFIER", "PARTIAL_SUPERVISED_CLASSIFIER", "PARTIAL_SUPERVISED_CLASSIFIER", "PARTIAL_SUPERVISED_CLASSIFIER", "PARTIAL_SUPERVISED_CLASSIFIER", "PARTIAL_SUPERVISED_CLASSIFIER", "PARTIAL_SUPERVISED_CLASSIFIER", "PARTIAL_SUPERVISED_CLASSIFIER", "PARTIAL_SUPERVISED_CLASSIFIER", "PARTIAL_SUPERVISED_CLASSIFIER", "PARTIAL_SUPERVISED_CLASSIFIER", "PARTIAL_SUPERVISED_CLASSIFIER", "PARTIAL_SUPERVISED_CLASSIFIER", "PARTIAL_SUPERVISED_CLASSIFIER", "PARTIAL_SUPERVISED_CLASSIFIER", "PARTIAL_SUPERVISED_CLASSIFIER", "PARTIAL_SUPERVISED_CLASSIFIER", "PARTIAL_SUPERVISED_CLASSIFIER", "PARTIAL_SUPERVISED_CLASSIFIER", "PARTIAL_SUPERVISED_CLASSIFIER", "PARTIAL_SUPERVISED_CLASSIFIER", "PARTIAL_SUPERVISED_CLASSIFIER", "PARTIAL_SUPERVISED_CLASSIFIER", "PARTIAL_SUPERVISED_CLASSIFIER", "PARTIAL_SUPERVISED_CLASSIFIER", "PARTIAL_SUPERVISED_CLASSIFIER", "PARTIAL_SUPERVISED_CLASSIFIER", "PARTIAL_SUPERVISED_CLASSIFIER", "PARTIAL_SUPERVISED_CLASSIFIER", "PARTIAL_SUPERVISED_CLASSIFIER", "PARTIAL_SUPERVISED_CLASSIFIER", "PARTIAL_SUPERVISED_CLASSIFIER", "PARTIAL_SUPERVISED_CLASSIFIER", "PARTIAL_SUPERVISED_CLASSIFIER", "PARTIAL_SUPERVISED_CLASSIFIER", "PARTIAL_SUPERVISED_CLASSIFIER", "PARTIAL_SUPERVISED_CLASSIFIER", "PARTIAL_SUPERVISED_CLASSIFIER", "PARTIAL_SUPERVISED_CLASSIFIER", "PARTIAL_SUPERVISED_CLASSIFIER", "PARTIAL_SUPERVISED_CLASSIFIER", "PARTIAL_SUPERVISED_CLASSIFIER", "PARTIAL_SUPERVISED_CLASSIFIER", "PARTIAL_SUPERVISED_CLASSIFIER", "PARTIAL_SUPERVISED_CLASSIFIER", "PARTIAL_SUPERVISED_CLASSIFIER", "PARTIAL_SUPERVISED_CLASSIFIER", "PARTIAL_SUPERVISED_CLASSIFIER"], "y": [0.606, 0.745, 0.831, 0.732, 0.8042, 0.808, 0.613, 0.7013, 0.7912, 0.752, 0.783, 0.85, 0.797, 0.7772, 0.511, 0.759, 0.833, 0.8492, 0.844, 0.7123, 0.855, 0.767, 0.5904, 0.604, 0.673, 0.816, 0.736, 0.7443, 0.782, 0.834, 0.703, 0.65, 0.842, 0.706, 0.688, 0.781, 0.663, 0.6743, 0.883, 0.6946, 0.735, 0.755, 0.802, 0.698, 0.7522, 0.701, 0.737, 0.745, 0.7433, 0.766, 0.722, 0.7822, 0.6963, 0.719, 0.747, 0.845, 0.86, 0.767, 0.82, 0.6763, 0.807, 0.772, 0.727, 0.879, 0.5864, 0.764, 0.639, 0.7053, 0.739, 0.6523, 0.745, 0.788, 0.8, 0.693, 0.798, 0.761, 0.756, 0.6783, 0.819, 0.696, 0.7562, 0.71, 0.824, 0.667, 0.845, 0.7932, 0.747, 0.767, 0.732, 0.862, 0.7952, 0.719, 0.789, 0.724, 0.821, 0.7073, 0.822, 0.74, 0.811, 0.636]}], "layout": {"showlegend": false, "xaxis": {"showticklabels": false}, "yaxis": {"title": {"text": "Accuracy"}}}}
